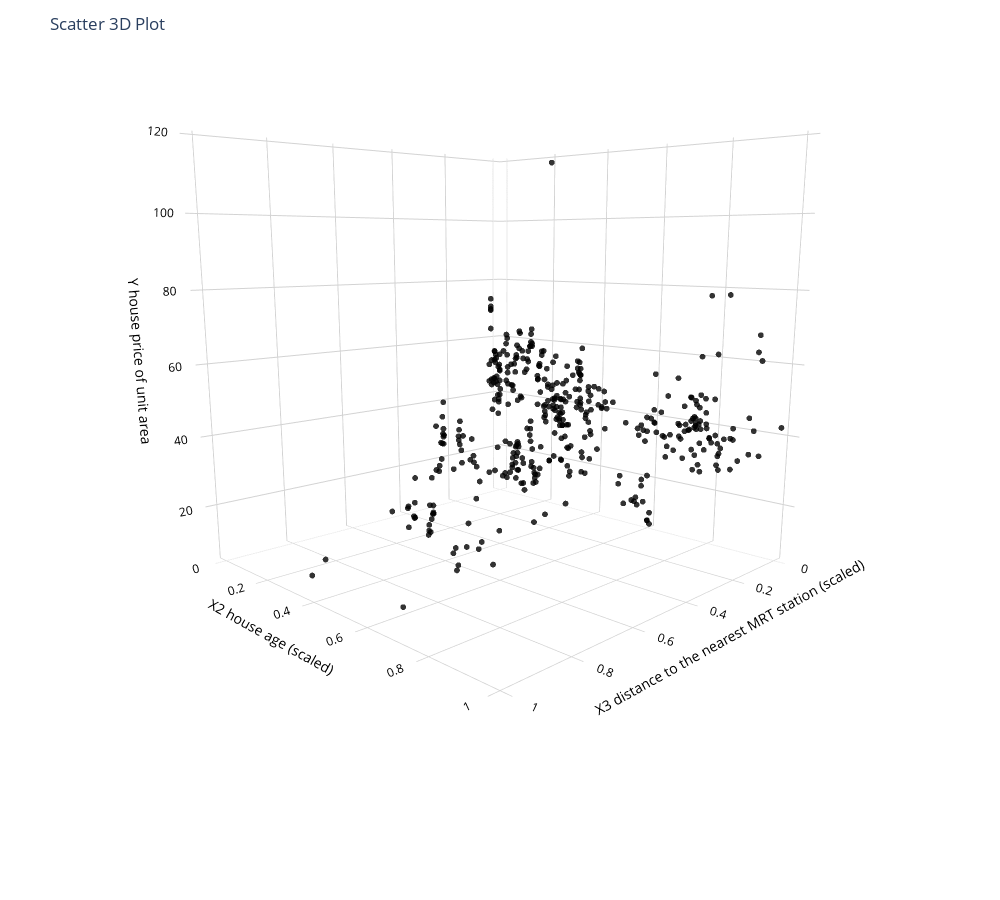

Here is the notebook cell this chart was saved with:
### Markdown cell above
First, let's create a 3D scatter plot containing distance from MRT and house age (our two independent variables) and house price per unit area (our dependent a.k.a target variable)

### Code cell
# Create a 3D scatter plot
fig = px.scatter_3d(df, 
                    x=df['X3 distance to the nearest MRT station (scaled)'], 
                    y=df['X2 house age (scaled)'], 
                    z=df['Y house price of unit area'], 
                    opacity=0.8, color_discrete_sequence=['black'],
                    height=900, width=1000
                   )

# Set figure title
fig.update_layout(title_text="Scatter 3D Plot",
                  scene_camera_eye=dict(x=1.5, y=1.5, z=0.25), 
                  scene_camera_center=dict(x=0, y=0, z=-0.2),
                  scene = dict(xaxis=dict(backgroundcolor='white',
                                          color='black',
                                          gridcolor='lightgrey'),
                               yaxis=dict(backgroundcolor='white',
                                          color='black',
                                          gridcolor='lightgrey'
                                          ),
                               zaxis=dict(backgroundcolor='white',
                                          color='black', 
                                          gridcolor='lightgrey')))

# Update marker size
fig.update_traces(marker=dict(size=2))
fig.show()

# Export chart to HTML file
#fig.write_html('Scatter_3D.html')

### Figure 1 — Plotly figure (JSON) as saved in the notebook; plotly's stock layout.template omitted (floating-point values rounded to 4 significant figures; data arrays with more than 128 entries replaced by an {"elided": "..."} marker saying what was removed)
{"data": [{"hovertemplate": "X3 distance to the nearest MRT station (scaled)=%{x}<br>X2 house age (scaled)=%{y}<br>Y house price of unit area=%{z}<extra></extra>", "legendgroup": "", "marker": {"color": "black", "opacity": 0.8, "size": 2, "symbol": "circle"}, "mode": "markers", "name": "", "scene": "scene", "showlegend": false, "type": "scatter3d", "x": {"elided": "414 float values"}, "y": {"elided": "414 float values"}, "z": {"elided": "414 float values"}}], "layout": {"height": 900, "legend": {"tracegroupgap": 0}, "margin": {"t": 60}, "scene": {"camera": {"center": {"x": 0, "y": 0, "z": -0.2}, "eye": {"x": 1.5, "y": 1.5, "z": 0.25}}, "domain": {"x": [0, 1], "y": [0, 1]}, "xaxis": {"backgroundcolor": "white", "color": "black", "gridcolor": "lightgrey", "title": {"text": "X3 distance to the nearest MRT station (scaled)"}}, "yaxis": {"backgroundcolor": "white", "color": "black", "gridcolor": "lightgrey", "title": {"text": "X2 house age (scaled)"}}, "zaxis": {"backgroundcolor": "white", "color": "black", "gridcolor": "lightgrey", "title": {"text": "Y house price of unit area"}}}, "title": {"text": "Scatter 3D Plot"}, "width": 1000}}
